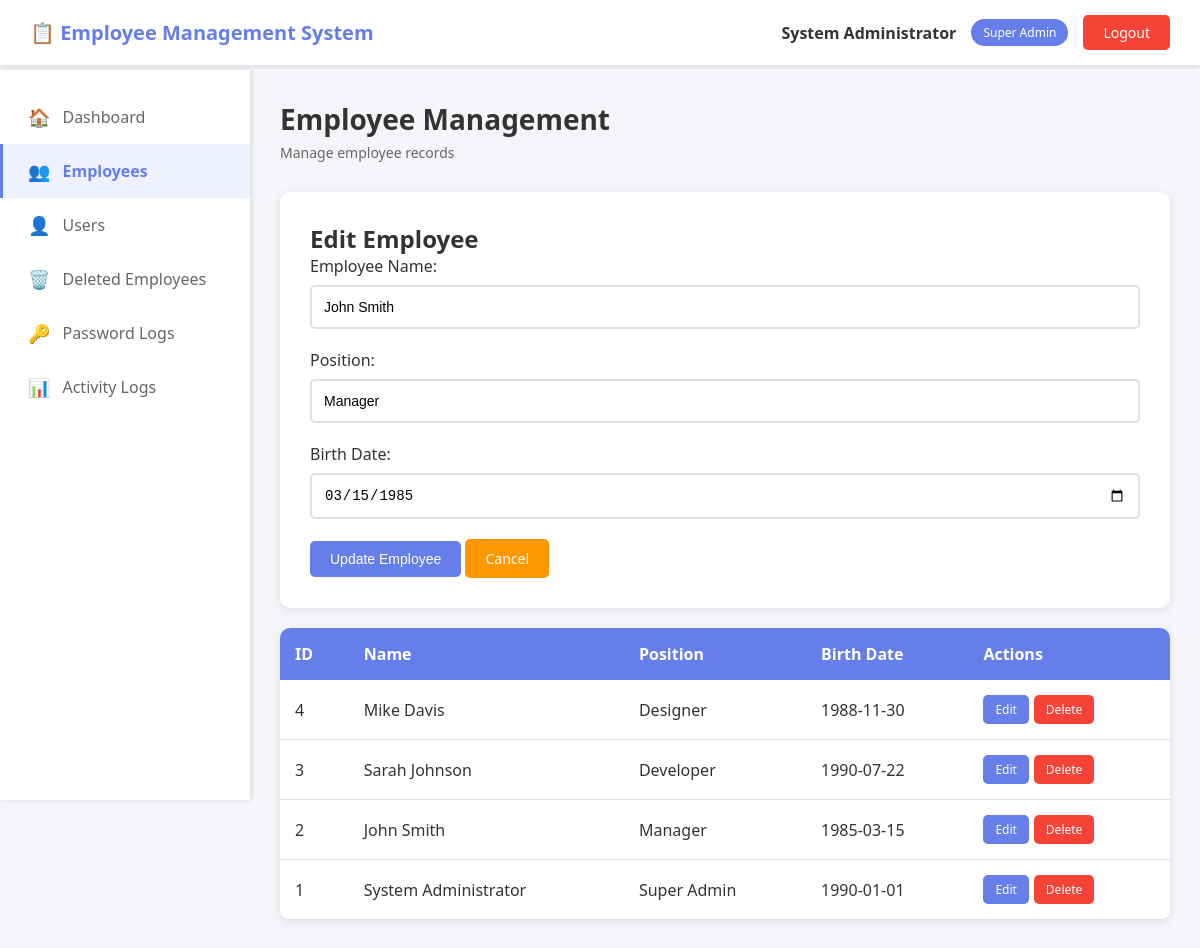
/employees.php?edit=2 (signed in), run on the app's committed database.
### tables this page shows
CREATE TABLE IF NOT EXISTS Employee (
    empID INT PRIMARY KEY AUTO_INCREMENT,
    name VARCHAR(100) NOT NULL,
    position VARCHAR(100) NOT NULL,
    birthdate DATE NOT NULL,
    is_deleted TINYINT(1) DEFAULT 0,
    deleted_at DATETIME NULL,
    deleted_by INT NULL,
    created_at DATETIME DEFAULT CURRENT_TIMESTAMP,
    updated_at DATETIME DEFAULT CURRENT_TIMESTAMP ON UPDATE CURRENT_TIMESTAMP
);

### db_connect.php (called while the page is built, shortened)
<?php
function isLoggedIn() {
    return isset($_SESSION['user_id']);
}
function hasRole($roles) {
    return in_array($_SESSION['role'], $roles);
}
function e($data) {
    return htmlspecialchars($data, ENT_QUOTES, 'UTF-8');
}
?>

### employees.php (the view, shortened to what this page needs)
<?php
include 'db_connect.php';
$sql = "SELECT * FROM Employee WHERE is_deleted = 0 ORDER BY empID DESC";
$employees = $conn->query($sql)->fetchAll(PDO::FETCH_ASSOC);
$edit_employee = null;
if (isset($_GET['edit'])) {
    $sql = "SELECT * FROM Employee WHERE empID = :empID AND is_deleted = 0";
    $stmt = $conn->prepare($sql);
    $stmt->execute([':empID' => $_GET['edit']]);
    $edit_employee = $stmt->fetch(PDO::FETCH_ASSOC);
}
?>
<!DOCTYPE html>
<html>
<head>
    <link rel="stylesheet" href="style.css">
</head>
<body>
    <?php include 'includes/header.php'; ?>
    <div class="main-container">
        <?php include 'includes/sidebar.php'; ?>
        <div class="content">
            <div class="page-header">
                <h1>Employee Management</h1>
                <p>Manage employee records</p>
            </div>
            <div class="form-container">
                <h2><?php echo $edit_employee ? 'Edit Employee' : 'Add New Employee'; ?></h2>
                <form method="POST" action="">
                    <div class="form-group">
                        <label for="name">Employee Name:</label>
                        <input type="text" id="name" name="name" required
                               value="<?php echo $edit_employee ? e($edit_employee['name']) : ''; ?>">
                    </div>
                    <div class="form-group">
                        <label for="position">Position:</label>
                        <input type="text" id="position" name="position" required
                               value="<?php echo $edit_employee ? e($edit_employee['position']) : ''; ?>">
                    </div>
                    <div class="form-group">
                        <label for="birthdate">Birth Date:</label>
                        <input type="date" id="birthdate" name="birthdate" required
                               value="<?php echo $edit_employee ? e($edit_employee['birthdate']) : ''; ?>">
                    </div>
                    <button type="submit" class="btn btn-primary">
                        <?php echo $edit_employee ? 'Update Employee' : 'Add Employee'; ?>
                    </button>
                    <?php if ($edit_employee): ?>
                        <a href="employees.php" class="btn btn-warning">Cancel</a>
                    <?php endif; ?>
                </form>
            </div>
            <div class="table-container">
                <table>
                    <thead>
                        <tr>
                            <th>ID</th>
                            <th>Name</th>
                            <th>Position</th>
                            <th>Birth Date</th>
                            <th>Actions</th>
                        </tr>
                    </thead>
                    <tbody>
                        <?php foreach ($employees as $emp): ?>
                        <tr>
                            <td><?php echo e($emp['empID']); ?></td>
                            <td><?php echo e($emp['name']); ?></td>
                            <td><?php echo e($emp['position']); ?></td>
                            <td><?php echo e($emp['birthdate']); ?></td>
                            <td>
                                <div class="action-buttons">
                                    <a href="?edit=<?php echo $emp['empID']; ?>" class="btn btn-sm btn-primary">Edit</a>
                                    <?php if (hasRole(['admin', 'super_admin'])): ?>
                                        <a href="?delete=<?php echo $emp['empID']; ?>"
                                           class="btn btn-sm btn-danger"
                                           onclick="return confirm('Move this employee to deleted records?')">
                                           Delete
                                        </a>
                                    <?php else: ?>
                                        <span class="badge badge-warning">No Delete Permission</span>
                                    <?php endif; ?>
                                </div>
                            </td>
                        </tr>
                        <?php endforeach; ?>
                    </tbody>
                </table>
            </div>
        </div>
    </div>
</body>
</html>

### style.css (style rules this page uses)
* { margin: 0; padding: 0; box-sizing: border-box; }
body { font-family: 'Segoe UI', Tahoma, Geneva, Verdana, sans-serif; background: #f5f6fa; color: #333; }
.main-container { display: flex; margin-top: 70px; min-height: calc(100vh - 70px); }
.content { flex: 1; margin-left: 250px; padding: 30px; }
.page-header { margin-bottom: 30px; }
.page-header h1 { font-size: 28px; color: #333; margin-bottom: 5px; }
.page-header p { color: #666; font-size: 14px; }
.table-container { background: white; border-radius: 10px; box-shadow: 0 2px 10px rgba(0,0,0,0.1); overflow: hidden; }
table { width: 100%; border-collapse: collapse; }
thead { background: #667eea; color: white; }
th { padding: 15px; text-align: left; font-weight: 600; }
td { padding: 15px; border-bottom: 1px solid #e0e0e0; }
.form-container { background: white; padding: 30px; border-radius: 10px; box-shadow: 0 2px 10px rgba(0,0,0,0.1); margin-bottom: 20px; }
.form-group { margin-bottom: 20px; }
label { display: block; margin-bottom: 8px; color: #333; font-weight: 500; }
input[type="text"], input[type="date"], input[type="password"], select { width: 100%; padding: 12px; border: 2px solid #e0e0e0; border-radius: 5px; font-size: 14px; transition: border-color 0.3s; }
.btn { padding: 10px 20px; border: none; border-radius: 5px; cursor: pointer; font-size: 14px; text-decoration: none; display: inline-block; transition: all 0.3s; }
.btn-primary { background: #667eea; color: white; }
.btn-danger { background: #f44336; color: white; }
.btn-warning { background: #FF9800; color: white; }
.btn-sm { padding: 6px 12px; font-size: 12px; }
.action-buttons { display: flex; gap: 5px; }

### data on the page
employee: name "John Smith", position "Manager", birthdate "03/15/1985", empID "2", birthdate "1985-03-15"
employee: empID "4", name "Mike Davis", position "Designer", birthdate "1988-11-30"
employee: empID "3", name "Sarah Johnson", position "Developer", birthdate "1990-07-22"
employee: empID "1", name "System Administrator", position "Super Admin", birthdate "1990-01-01"

### other printed values
$_SESSION['emp_name'] "System Administrator"
str_replace('_', ' ', $_SESSION['role']) "Super Admin"
